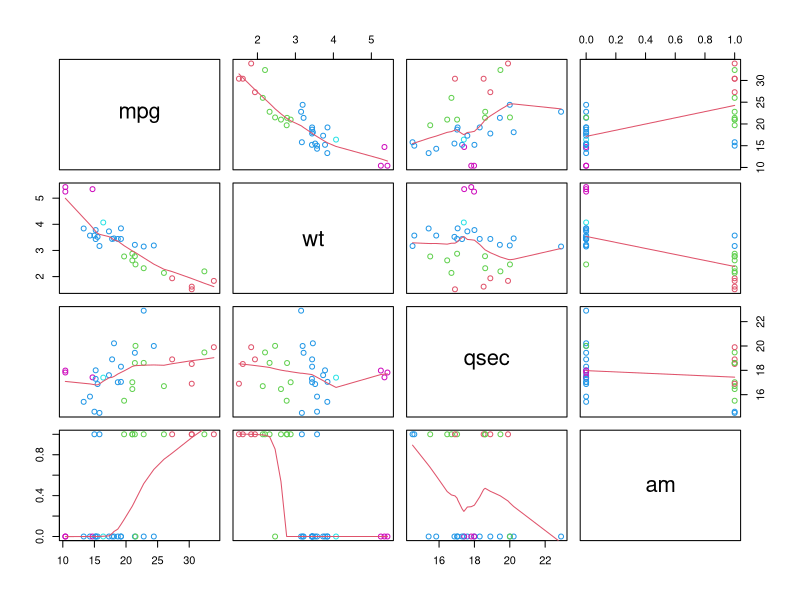
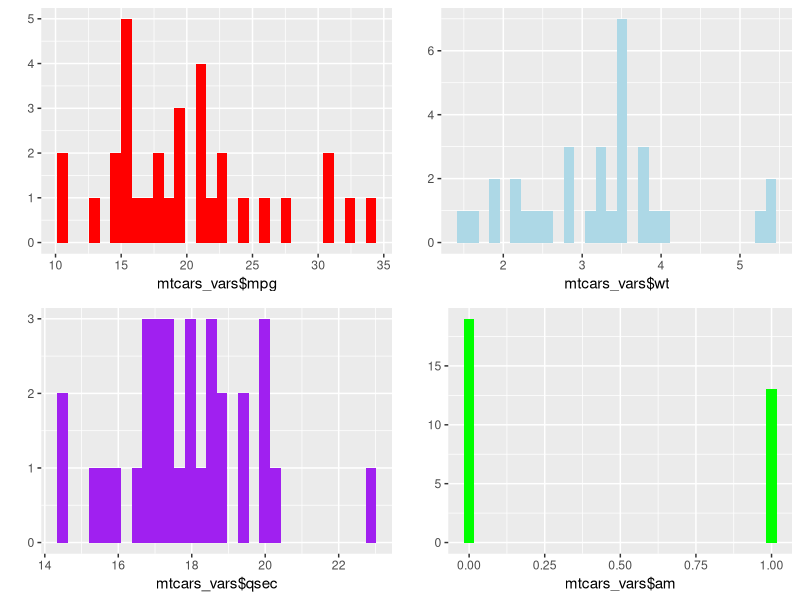
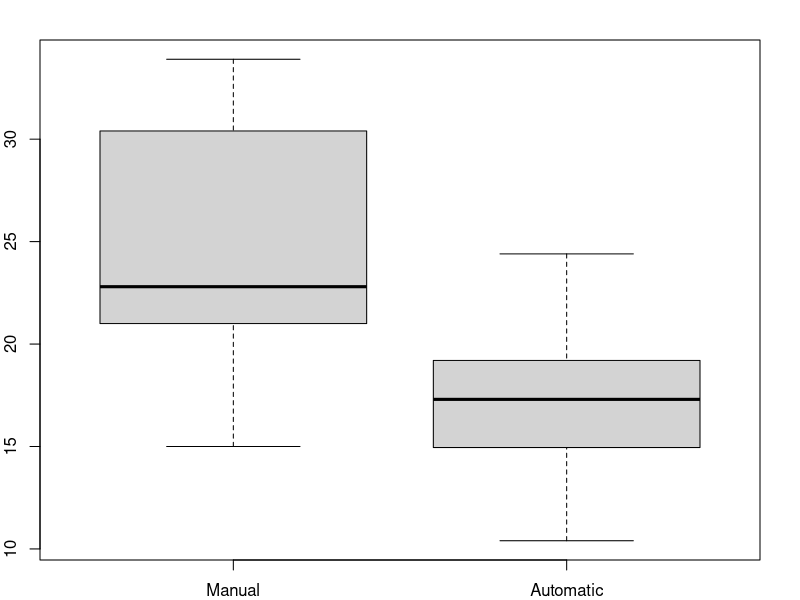
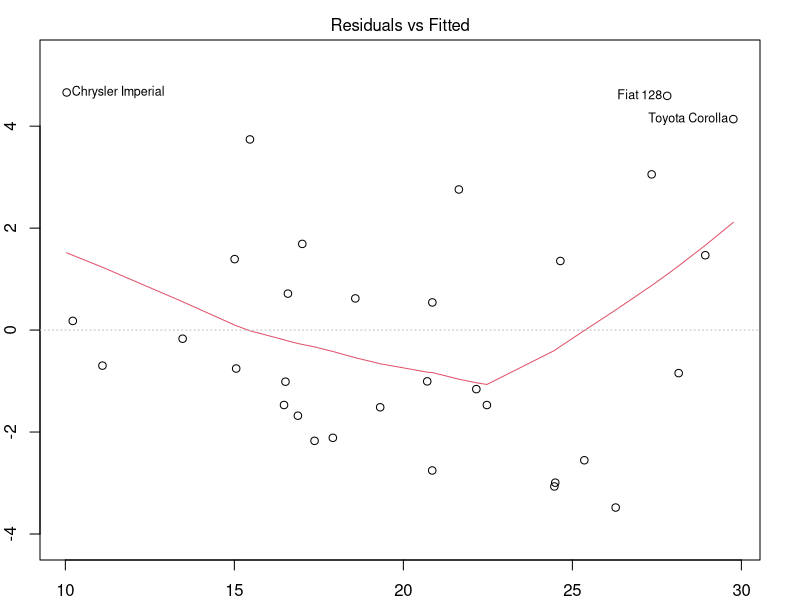

These figures' R source, in order:
## ---- chunk 1
data(mtcars)
n <- length(mtcars$mpg)
alpha <- 0.05
fit <- lm(mpg ~ am, data = mtcars)
coef(summary(fit))
## ---- chunk 2
pe <- coef(summary(fit))["am", "Estimate"]
se <- coef(summary(fit))["am", "Std. Error"]
tstat <- qt(1 - alpha/2, n - 2)  # n - 2 for model with intercept and slope
pe + c(-1, 1) * (se * tstat)
## ---- chunk 3
# Call:
#lm(formula = y ~ ., data = data.frame(Xy[, c(bestset[-1], FALSE), 
#     drop = FALSE], y = y))
## ---- chunk 4
bestfit <- lm(mpg ~ wt + qsec + am, data = mtcars)
coef(summary(bestfit))
## ---- chunk 5
pe <- coef(summary(bestfit))["am", "Estimate"]
se <- coef(summary(bestfit))["am", "Std. Error"]
tstat <- qt(1 - alpha/2, n - 2)  # n - 2 for model with intercept and slope
pe + c(-1, 1) * (se * tstat)
## ---- chunk 6
fit1 <- lm(mpg ~ wt, data = mtcars)
fit2 <- update(fit1, mpg ~ wt + qsec)
fit3 <- update(fit2, mpg ~ wt + qsec + am)
anova(fit1, fit2, fit3)
## ---- chunk 7
mtcars_vars <- mtcars[, c(1, 6, 7, 9)]
mar.orig <- par()$mar  # save the original values 
par(mar = c(1, 1, 1, 1))  # set your new values 
pairs(mtcars_vars, panel = panel.smooth, col = 9 + mtcars$wt)
## ---- chunk 8
par(mar = mar.orig)  # put the original values back 
cor(mtcars_vars)
## ---- chunk 9
library(ggplot2)
library(gridExtra)
mpg_dist <- qplot(mtcars_vars$mpg, fill = I("red"))
wt_dist <- qplot(mtcars_vars$wt, fill = I("lightblue"))
qsec_dist <- qplot(mtcars_vars$qsec, fill = I("purple"))
am_dist <- qplot(mtcars_vars$am, fill = I("green"))
grid.arrange(mpg_dist, wt_dist, qsec_dist, am_dist, ncol = 2)
## ---- chunk 10
mtcars_vars <- mtcars[, c(1, 6, 7, 9)]
mar.orig <- par()$mar  # save the original values 
par(mar = c(2, 2, 2, 2))  # set your new values 
boxplot(mtcars_vars[mtcars_vars$am == 1, ]$mpg, mtcars_vars[mtcars_vars$am == 
    0, ]$mpg, names = c("Manual", "Automatic"))
## ---- chunk 11
par(mar = mar.orig)  # put the original values back
## ---- chunk 12
by(mtcars_vars$mpg, mtcars_vars$am, sd)
## ---- chunk 13
library(car)
leveneTest(mpg ~ factor(am), data = mtcars_vars)
## ---- chunk 14
mar.orig <- par()$mar  # save the original values 
par(mar = c(2, 2, 2, 2))  # set your new values 
plot(bestfit, which = c(1:1))
## ---- chunk 15
par(mar = mar.orig)  # put the original values back
